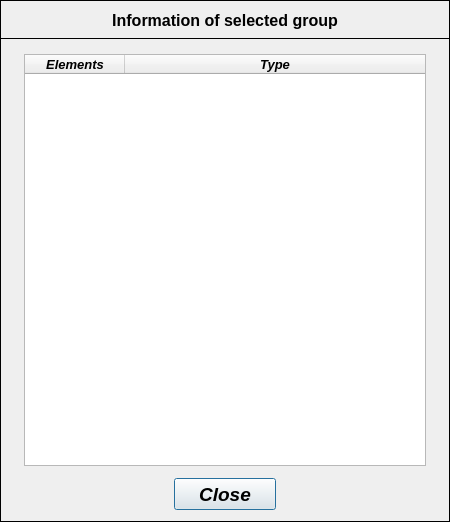
<?xml version="1.0" encoding="UTF-8"?>
<ui version="4.0">
 <class>Dialog</class>
 <widget class="QDialog" name="Dialog">
  <property name="geometry">
   <rect>
    <x>0</x>
    <y>0</y>
    <width>450</width>
    <height>522</height>
   </rect>
  </property>
  <property name="minimumSize">
   <size>
    <width>450</width>
    <height>522</height>
   </size>
  </property>
  <property name="maximumSize">
   <size>
    <width>450</width>
    <height>522</height>
   </size>
  </property>
  <property name="windowTitle">
   <string>Information of selected group</string>
  </property>
  <widget class="QFrame" name="frame">
   <property name="geometry">
    <rect>
     <x>0</x>
     <y>0</y>
     <width>450</width>
     <height>39</height>
    </rect>
   </property>
   <property name="minimumSize">
    <size>
     <width>450</width>
     <height>0</height>
    </size>
   </property>
   <property name="maximumSize">
    <size>
     <width>450</width>
     <height>16777215</height>
    </size>
   </property>
   <property name="frameShape">
    <enum>QFrame::Box</enum>
   </property>
   <property name="frameShadow">
    <enum>QFrame::Plain</enum>
   </property>
   <property name="lineWidth">
    <number>1</number>
   </property>
   <widget class="QLabel" name="title_label">
    <property name="geometry">
     <rect>
      <x>2</x>
      <y>4</y>
      <width>446</width>
      <height>33</height>
     </rect>
    </property>
    <property name="minimumSize">
     <size>
      <width>446</width>
      <height>0</height>
     </size>
    </property>
    <property name="maximumSize">
     <size>
      <width>446</width>
      <height>16777215</height>
     </size>
    </property>
    <property name="font">
     <font>
      <family>Arial</family>
      <pointsize>12</pointsize>
      <weight>75</weight>
      <italic>false</italic>
      <bold>true</bold>
     </font>
    </property>
    <property name="text">
     <string>&lt;html&gt;&lt;head/&gt;&lt;body&gt;&lt;p align=&quot;center&quot;&gt;&lt;span style=&quot; font-size:12pt;&quot;&gt;Information of selected group&lt;/span&gt;&lt;/p&gt;&lt;/body&gt;&lt;/html&gt;</string>
    </property>
    <property name="textFormat">
     <enum>Qt::AutoText</enum>
    </property>
    <property name="alignment">
     <set>Qt::AlignCenter</set>
    </property>
   </widget>
  </widget>
  <widget class="QFrame" name="frame_2">
   <property name="geometry">
    <rect>
     <x>0</x>
     <y>38</y>
     <width>450</width>
     <height>484</height>
    </rect>
   </property>
   <property name="minimumSize">
    <size>
     <width>450</width>
     <height>0</height>
    </size>
   </property>
   <property name="maximumSize">
    <size>
     <width>450</width>
     <height>16777215</height>
    </size>
   </property>
   <property name="frameShape">
    <enum>QFrame::Box</enum>
   </property>
   <property name="frameShadow">
    <enum>QFrame::Plain</enum>
   </property>
   <widget class="QPushButton" name="pushButton_close">
    <property name="geometry">
     <rect>
      <x>174</x>
      <y>440</y>
      <width>102</width>
      <height>32</height>
     </rect>
    </property>
    <property name="minimumSize">
     <size>
      <width>102</width>
      <height>32</height>
     </size>
    </property>
    <property name="maximumSize">
     <size>
      <width>102</width>
      <height>32</height>
     </size>
    </property>
    <property name="font">
     <font>
      <family>Arial</family>
      <pointsize>14</pointsize>
      <weight>75</weight>
      <italic>true</italic>
      <bold>true</bold>
     </font>
    </property>
    <property name="text">
     <string>Close</string>
    </property>
   </widget>
   <widget class="QTreeWidget" name="treeWidget_group_info">
    <property name="geometry">
     <rect>
      <x>24</x>
      <y>16</y>
      <width>402</width>
      <height>412</height>
     </rect>
    </property>
    <property name="minimumSize">
     <size>
      <width>402</width>
      <height>370</height>
     </size>
    </property>
    <property name="maximumSize">
     <size>
      <width>402</width>
      <height>430</height>
     </size>
    </property>
    <property name="font">
     <font>
      <family>Arial</family>
      <pointsize>10</pointsize>
      <weight>75</weight>
      <italic>true</italic>
      <bold>true</bold>
     </font>
    </property>
    <property name="textElideMode">
     <enum>Qt::ElideRight</enum>
    </property>
    <property name="indentation">
     <number>0</number>
    </property>
    <property name="uniformRowHeights">
     <bool>false</bool>
    </property>
    <property name="animated">
     <bool>false</bool>
    </property>
    <property name="allColumnsShowFocus">
     <bool>false</bool>
    </property>
    <property name="headerHidden">
     <bool>false</bool>
    </property>
    <property name="columnCount">
     <number>2</number>
    </property>
    <attribute name="headerVisible">
     <bool>true</bool>
    </attribute>
    <column>
     <property name="text">
      <string>Elements</string>
     </property>
     <property name="textAlignment">
      <set>AlignCenter</set>
     </property>
    </column>
    <column>
     <property name="text">
      <string>Type</string>
     </property>
     <property name="textAlignment">
      <set>AlignCenter</set>
     </property>
    </column>
   </widget>
  </widget>
 </widget>
 <resources/>
 <connections/>
</ui>
